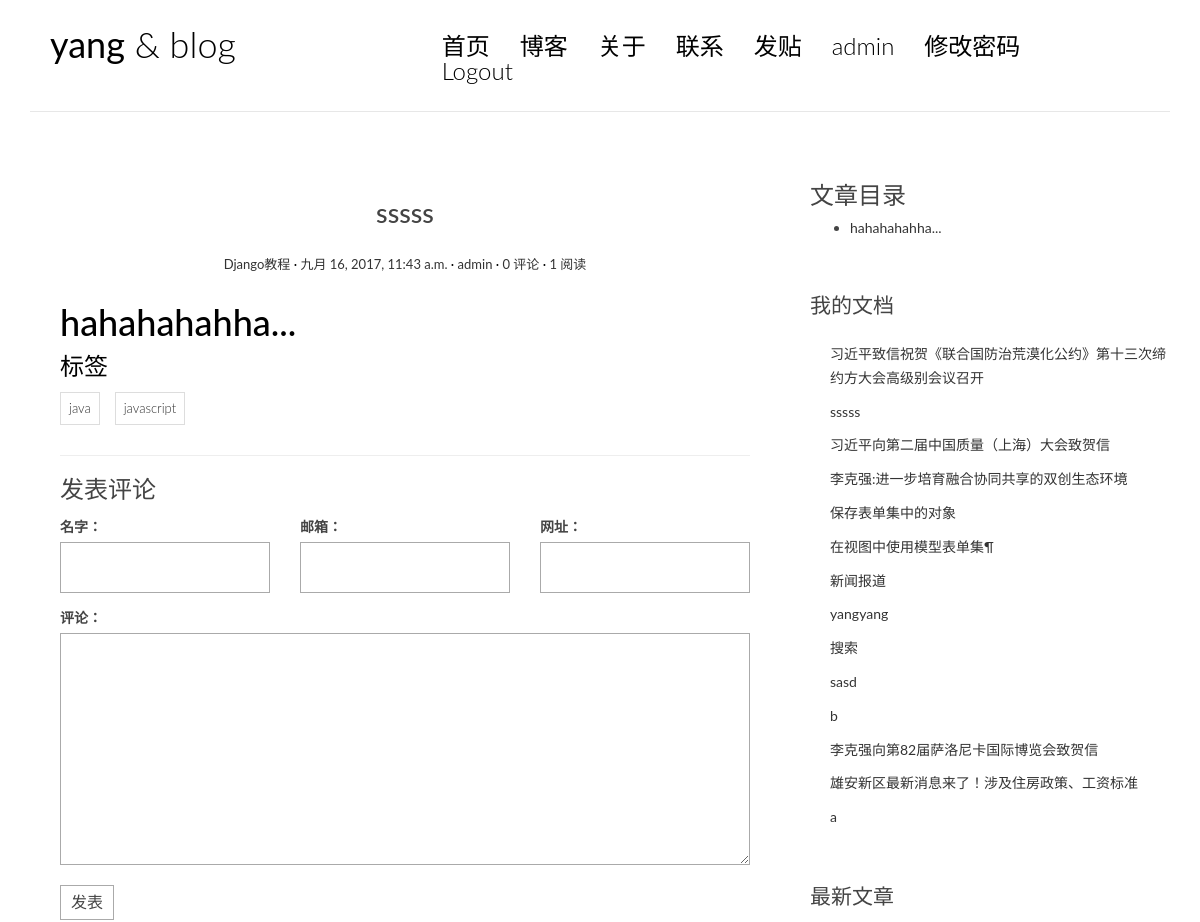
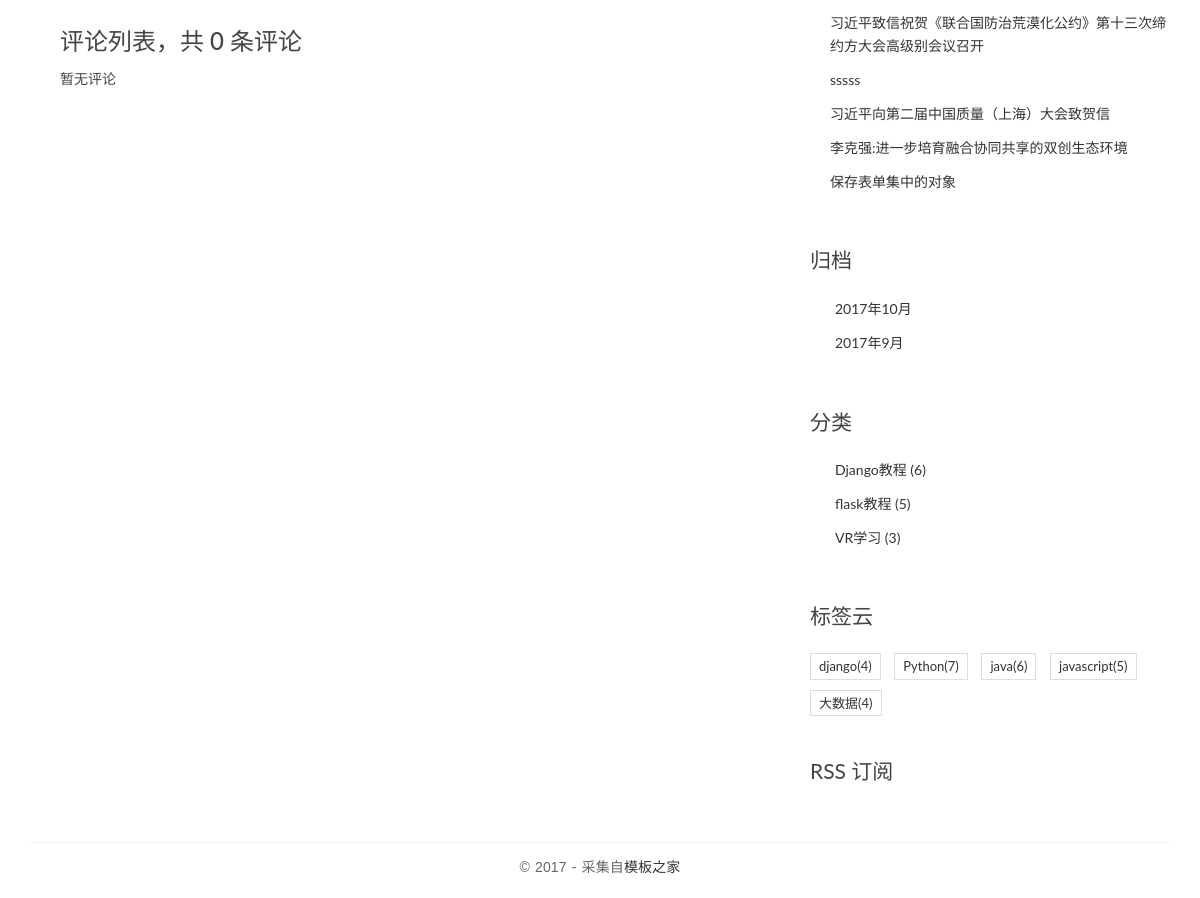
The app's page /post/15/ (signed in) with its own data (2 pictures, top to bottom).
### blog/models.py (models this page shows, shortened)
class Post(models.Model):
    title = models.CharField(max_length=64)
    body = models.TextField()
    created_time = models.DateTimeField(auto_now_add=True)
    modified_time = models.DateTimeField(auto_now_add=True)
    excerpt = models.CharField(max_length=256, blank=True)
    category = models.ForeignKey(Category)
    tags = models.ManyToManyField(Tag, blank=True)
    author = models.ForeignKey(User)
    views = models.PositiveIntegerField(default=0)
    def increase_views(self):
        self.views += 1
        self.save(update_fields=['views'])
    class Meta:
        ordering = ['-created_time','-modified_time']
    def get_absolute_url(self):
        return reverse('blog:detail', kwargs={'pk': self.pk})
    def save(self, *args, **kwargs):
        if not self.excerpt:
            md = Markdown(extensions=[
                'markdown.extensions.extra',
                'markdown.extensions.codehilite',
            ])
            self.excerpt = strip_tags(md.convert(self.body))[:32]
        super().save(*args, **kwargs)

class Category(models.Model):
    name = models.CharField(max_length=64)

class Tag(models.Model):
    name = models.CharField(max_length=64)

### blog/views.py (the view)
# urls.py: url(r'^post/(?P<pk>[0-9]+)/$', login_required(views.PostDetailView.as_view()), name='detail'),
class PostDetailView(DetailView):
    model = Post
    template_name = 'blog/detail.html'
    context_object_name = 'post'
    def get(self, request, *args, **kwargs):
        response = super(PostDetailView, self).get(request, *args, **kwargs)
        self.object.increase_views()
        return response
    def get_object(self, queryset=None):
        post = super(PostDetailView, self).get_object(queryset=None)
        md = Markdown(extensions=[
            'markdown.extensions.extra',
            'markdown.extensions.codehilite',
            'markdown.extensions.toc',
            TocExtension(slugify=slugify)
        ])
        post.body = md.convert(post.body)
        post.toc = md.toc
        return post
    def get_context_data(self, **kwargs):
        context = super(PostDetailView, self).get_context_data(**kwargs)
        form = CommentsForm()
        comment_list = self.object.comment_set.all()
        context.update({
            'form': form,
            'comment_list': comment_list,
        })
        return context

### comment/forms.py
class CommentsForm(forms.ModelForm):
    class Meta:
        model = Comment
        fields = [
            'name',
            'email',
            'url',
            'text',
        ]

### blog/templatetags/blog_tags.py (called while the page is built)
@register.simple_tag
def get_recent_post(num=5):
    return Post.objects.all()[:num]

@register.simple_tag
def archives():
    return Post.objects.dates('created_time', 'month', order='DESC')

@register.simple_tag
def get_categories():
    return Category.objects.annotate(num_posts=Count('post')).filter(num_posts__gt=0)

@register.simple_tag
def get_tags():
    return Tag.objects.annotate(num_posts=Count('post')).filter(num_posts__gt=0)

@register.simple_tag
def get_authors():
    return Post.objects.all()

### templates/blog/detail.html (shortened to what this page needs)
{% extends 'base.html' %}
{% block main %}
<article class="post post-{{ post.pk }}">
    <header class="entry-header">
        <h1 class="entry-title">{{ post.title }}</h1>
        <div class="entry-meta">
            <span class="post-category"><a href="#">{{ post.category.name }}</a></span>
            <span class="post-date"><a href="#"><time class="entry-date" datetime="{{ post.created_time }}">{{ post.created_time }}</time></a></span>
            <span class="post-author"><a href="#">{{ post.author }}</a></span>
            <span class="comments-link"><a href="#comment-area">{{post.comment_set.count}} 评论</a></span>
            <span class="views-count"><a href="#">{{post.views}} 阅读</a></span>
        </div>
    </header>
    <div class="entry-content clearfix">
        {{ post.body|safe }}
        <div class="widget-tag-cloud">
            <ul>
                <h3>标签</h3>
                {% for tag in post.tags.all %}
                <li>
                    <a href="{% url 'blog:tag' tag.pk %}">{{tag.name}}</a>
                </li>
                {% endfor %}
            </ul>
        </div>
    </div>
</article>
<section class="comment-area" id="comment-area">
    <hr>
    <h3>发表评论</h3>
    <form action="{% url 'comment:comments' post.pk %}" method="post" class="comment-form">
        <div class="row">
            <div class="col-md-4">
                <label for="{{form.name.id_for_label}}">名字：</label>
                {{form.name}}
            </div>
            <div class="col-md-4">
                <label for="form.email.id_for_label">邮箱：</label>
                {{form.email}}
            </div>
            <div class="col-md-4">
                <label for="form.url.id_for_label">网址：</label>
                {{form.url}}
            </div>
            <div class="col-md-12">
                <label for="form.text.id_for_label">评论：</label>
                {{form.text}}
                <button type="submit" class="comment-btn">发表</button>
            </div>
        </div>
    </form>
    <div class="comment-list-panel">
        <h3>评论列表，共 <span>{{post.comment_set.count}}</span> 条评论</h3>
        <ul class="comment-list list-unstyled">
            {% for comment in comment_list %}
            <li class="comment-item">
                <span class="nickname">{{comment.name}}</span>
                <time class="submit-date">{{comment.created_time}}</time>
                <div class="text">
                    {{comment.text}}
                </div>
            </li>
            {% empty %}
            暂无评论
            {% endfor %}
        </ul>
    </div>
</section>
{% endblock %}
{% block toc %}
    <div class="widget widget-content">
        <h3 class="widget-content">文章目录</h3>
        {{post.toc|safe}}
    </div>
{% endblock %}

### templates/base.html (shortened to what this page needs)
{% load staticfiles %}
{% load blog_tags %}
<!DOCTYPE html>
<html lang="en">
<head>
    <link rel="stylesheet" href="http://code.ionicframework.com/ionicons/2.0.1/css/ionicons.min.css">
    <link rel="stylesheet" href="{% static 'blog/css/bootstrap.min.css' %}">
    <link rel="stylesheet" href="{% static 'blog/css/pace.css' %}">
    <link rel="stylesheet" href="{% static 'blog/css/custom.css' %}">
    <link rel="stylesheet" href="{% static 'blog/css/highlights/github.css' %}">
</head>
<body>
    <div class="container">
        <header id="site-header">
            <div class="row">
                <div class="col-md-4 col-sm-5 col-xs-8">
                    <div class="logo">
                        <h1><a href="{% url 'blog:index' %}"><b>yang</b> &amp; blog</a></h1>
                    </div>
                </div>
                <div class="col-md-8 col-sm-7 col-xs-4">
                    <nav class="main-nav" role="navigation">
                        <div class="collapse navbar-collapse" id="bsexample-navbar-collapse-1">
                            <ul class="nav navbar-nav navbar-right">
                                <li class="cl-effect-11"><a href="{% url 'blog:index' %}" data-hover="首页">首页</a></li>
                                <li class="cl-effect-11"><a href="fullwidth.html" data-hover="博客">博客</a></li>
                                <li class="cl-effect-11"><a href="about.html" data-hover="关于">关于</a></li>
                                <li class="cl-effect-11"><a href="contact.html" data-hover="联系">联系</a></li>
                                {% if user.is_authenticated %}
                                    <li class="cl-effect-11"><a href="{% url 'blog:publisharticle' %}">发贴</a></li>
                                    <li class="cl-effect-11"><a href="{% url 'blog:author' %}">{{request.user}}</a></li>
                                    <li class="cl-effect-11"><a href="{% url 'password_change' %}">修改密码</a></li>
                                    <li class="cl-effect-11"><a href="{% url 'logout' %}" data-hover="Logout">Logout</a></li>
                                {% else %}
                                    <li class="cl-effect-11"><a href="{% url 'login' %}" data-hover="Login">Login</a></li>
                                {% endif %}
                            </ul>
                        </div>
                    </nav>
                </div>
            </div>
        </header>
    </div>
    <div class="content-body">
        <div class="container">
            <div class="row">
                <main class="col-md-8">
                    {% block main %}
                    {% endblock %}
                </main>
                <aside class="col-md-4">
                    {% block toc %}
                    {% endblock %}
                    <div class="widget widget-recent-posts">
                        <h3 class="widget-title">我的文档</h3>
                        {% get_authors as authors_post_list %}
                        <ul>
                            {% for post1 in authors_post_list %}
                                <li>
                                    <a href="{{ post.get_absolute_url }}">{{ post1.title }}</a>
                                </li>
                            {% empty %}
                            暂时没有
                            {% endfor %}
                        </ul>
                    </div>
                    <div class="widget widget-recent-posts">
                        <h3 class="widget-title">最新文章</h3>
                        {% get_recent_post as recent_post_list %}
                        <ul>
                            {% for post in recent_post_list %}
                            <li>
                                <a href="{{ post.get_absolute_url }}">{{ post.title }}</a>
                            </li>
                            {% empty %}
                            没有文章发布
                            {% endfor %}
                        </ul>
                    </div>
                    <div class="widget widget-archives">
                        <h3 class="widget-title">归档</h3>
                        {% archives as archives_list %}
                        <ul>
                            {% for date in archives_list %}
                            <li>
                                <a href="{% url 'blog:archives' date.year date.month %}">{{ date.year }}年{{date.month}}月</a>
                            </li>
                            {% empty %}
                            暂无归档
                            {% endfor %}
                        </ul>
                    </div>
                    <div class="widget widget-category">
                        <h3 class="widget-title">分类</h3>
                        {% get_categories as categories_list %}
                        <ul>
                            {% for category in categories_list %}
                            <li>
                                <a href="{% url 'blog:category' category.pk  %}">{{category.name}} <span class="post-count">({{category.num_posts}})</span></a>
                            </li>
                            {% empty %}
                            暂无分类
                            {% endfor %}
                        </ul>
                    </div>
                    <div class="widget widget-tag-cloud">
                        <h3 class="widget-title">标签云</h3>
                        {% get_tags as tag_list %}
                        <ul>
                            {% for tag in tag_list %}
                            <li>
                                <a href="{% url 'blog:tag' tag.pk %}">{{tag.name}}<span class="post-count">({{tag.num_posts}})</span></a>
                            </li>
                            {% empty %}
                                没有标签
                            {% endfor %}
                        </ul>
                    </div>
                    <div class="rss">
                        <a href="{% url 'rss' %}">RSS 订阅</a>
                    </div>
                </aside>
            </div>
        </div>
    </div>
    <footer id="site-footer">
        <div class="container">
            <div class="row">
                <div class="col-md-12">
                    <p class="copyright">&copy 2017 - 采集自<a href="http://www.cssmoban.com/" target="_blank" title="模板之家">模板之家</a></p>
                </div>
            </div>
        </div>
    </footer>
</body>
</html>

### blog/static/blog/css/custom.css (style rules this page uses)
* { outline: none; }
h1, h2, h3, h4, h5, h6 { margin-top: 0; }
b { font-weight: 400; }
a { color: #333; }
body { color: #444; font-family: 'Lato', sans-serif; }
p { font-family: 'Ubuntu', sans-serif; font-weight: 400; word-spacing: 1px; letter-spacing: 0.01em; }
#site-header { background-color: #FFF; padding: 25px 20px; margin-bottom: 40px; border-bottom: 1px solid #e7e7e7; }
.logo h1 a { color: #000; }
.logo h1 { margin: 0; font-family: 'Lato', sans-serif; font-weight: 300; }
.main-nav { margin-top: 11px; max-width: 95%; }
.main-nav a { color: #000000 !important; padding: 0 0 5px 0 !important; margin-right: 30px; font-family: 'Lato', sans-serif; font-weight: 300; font-size: 24px; }
.cl-effect-11 a { padding: 10px 0; color: #0972b4; text-shadow: none; }
.cl-effect-11 a::before { position: absolute; top: 0; left: 0; overflow: hidden; padding: 0 0 5px 0 !important; max-width: 0; border-bottom: 1px solid #000; color: #000; content: attr(data-hover); white-space: nowrap; -webkit-transition: max-width 0.5s; -moz-transition: max-width 0.5s; transition: max-width 0.5s; }
.content-body { padding-bottom: 4em; }
.post { background: #fff; padding: 30px 30px 0; }
.entry-title { text-align: center; font-size: 1.9em; margin-bottom: 20px; line-height: 1.6; padding: 10px 20px 0; }
.entry-meta { text-align: center; color: #DDDDDD; font-size: 13px; margin-bottom: 30px; }
.entry-content { font-size: 18px; line-height: 1.9; font-weight: 300; color: #000; }
.post-category::after, .post-date::after, .post-author::after, .comments-link::after { content: ' ·'; color: #000; }
.widget { background: #fff; padding: 30px 0 0; }
.widget-title { font-size: 1.5em; margin-bottom: 20px; line-height: 1.6; padding: 10px 0 0; font-weight: 400; }
.widget-recent-posts ul { padding: 0; margin: 0; padding-left: 20px; }
.widget-recent-posts ul li { list-style-type: none; position: relative; line-height: 170%; margin-bottom: 10px; }
.widget-recent-posts ul li::before { content: '\f3d3'; font-family: "Ionicons"; position: absolute; left: -17px; top: 3px; font-size: 16px; color: #000; }
.widget-archives ul { padding: 0; margin: 0; padding-left: 25px; }
.widget-archives ul li { list-style-type: none; position: relative; line-height: 170%; margin-bottom: 10px; }
.widget-archives ul li::before { content: '\f3f3'; font-family: "Ionicons"; position: absolute; left: -25px; top: 1px; font-size: 16px; color: #000; }
.widget-category ul { padding: 0; margin: 0; padding-left: 25px; }
.widget-category ul li { list-style-type: none; position: relative; line-height: 170%; margin-bottom: 10px; }
.widget-category ul li::before { content: '\f3fe'; font-family: "Ionicons"; position: absolute; left: -25px; top: 1px; font-size: 18px; color: #000; }
.widget-tag-cloud ul { padding: 0; margin: 0; margin-right: -10px; }
.widget-tag-cloud ul li { list-style-type: none; font-size: 13px; display: inline-block; margin-right: 10px; margin-bottom: 10px; padding: 3px 8px; border: 1px solid #ddd; }
.widget-content ul li { margin-bottom: 10px; }
.rss { font-size: 21px; margin-top: 30px; }
.rss a { color: #444; }
#site-footer { padding-top: 10px; padding: 0 0 1.5em 0; }
.copyright { text-align: center; padding-top: 1em; margin: 0; border-top: 1px solid #eee; color: #666; }
.contact-form input, .comment-form input { border: 1px solid #aaa; margin-bottom: 15px; width: 100%; padding: 15px 15px; font-size: 16px; line-height: 100%; transition: 0.4s border-color linear; }
.contact-form textarea, .comment-form textarea { border: 1px solid #aaa; margin-bottom: 15px; width: 100%; padding: 15px 15px; font-size: 16px; line-height: 20px !important; min-height: 183px; transition: 0.4s border-color linear; }
.comment-area { padding: 0 30px 0; }
.comment-form { margin-top: 15px; }
.comment-form .comment-btn { background-color: #fff; border: 1px solid #aaa; font-size: 16px; padding: 5px 10px; }
.comment-list-panel { margin-top: 30px; }
.comment-list { margin-top: 15px; }

### records on screen
Post: title "sssss", category.name "Django教程", created_time "九月 16, 2017, 11:43 a.m.", author "admin", comment_set.count "0", views "1", body "hahahahahha...", toc "hahahahahha..."
Tag: name "java", num_posts "6"
Tag: name "javascript", num_posts "5"
Post: title "习近平致信祝贺《联合国防治荒漠化公约》第十三次缔约方大会高级别会议召开"
Post: title "习近平向第二届中国质量（上海）大会致贺信"
Post: title "李克强:进一步培育融合协同共享的双创生态环境"
Post: title "保存表单集中的对象"
Post: title "在视图中使用模型表单集¶"
Post: title "新闻报道"
Post: title "yangyang"
Post: title "搜索"
Post: title "sasd"
Post: title "b"
Post: title "李克强向第82届萨洛尼卡国际博览会致贺信"
Post: title "雄安新区最新消息来了！涉及住房政策、工资标准"
Post: title "a"
Category: name "Django教程", num_posts "6"
Category: name "flask教程", num_posts "5"
Category: name "VR学习", num_posts "3"
Tag: name "django", num_posts "4"
Tag: name "Python", num_posts "7"
Tag: name "大数据", num_posts "4"

### other values on screen
{{ request.user }} "admin"
{{ date.year }} "2017" "2017"
{{ date.month }} "10" "9"
